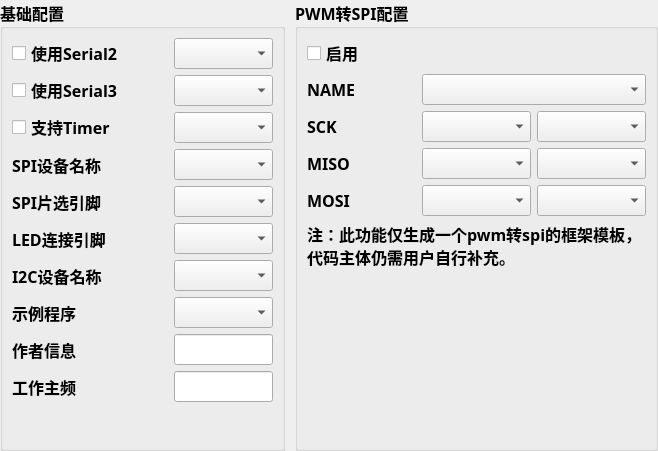
<?xml version="1.0" encoding="UTF-8"?>
<ui version="4.0">
 <class>FuncWidget</class>
 <widget class="QWidget" name="FuncWidget">
  <property name="geometry">
   <rect>
    <x>0</x>
    <y>0</y>
    <width>658</width>
    <height>451</height>
   </rect>
  </property>
  <property name="font">
   <font>
    <family>微软雅黑 Light</family>
    <pointsize>12</pointsize>
    <weight>75</weight>
    <bold>true</bold>
   </font>
  </property>
  <property name="windowTitle">
   <string>Form</string>
  </property>
  <layout class="QGridLayout" name="gridLayout">
   <property name="leftMargin">
    <number>0</number>
   </property>
   <property name="topMargin">
    <number>0</number>
   </property>
   <property name="rightMargin">
    <number>0</number>
   </property>
   <property name="bottomMargin">
    <number>0</number>
   </property>
   <property name="horizontalSpacing">
    <number>10</number>
   </property>
   <property name="verticalSpacing">
    <number>0</number>
   </property>
   <item row="0" column="0" rowspan="2">
    <widget class="QGroupBox" name="groupBox">
     <property name="title">
      <string>基础配置</string>
     </property>
     <layout class="QGridLayout" name="gridLayout_4">
      <item row="2" column="2" colspan="2">
       <widget class="QComboBox" name="comboBox_timer"/>
      </item>
      <item row="7" column="2" colspan="2">
       <widget class="QComboBox" name="comboBox_code"/>
      </item>
      <item row="9" column="0">
       <widget class="QLabel" name="label_freq">
        <property name="minimumSize">
         <size>
          <width>150</width>
          <height>0</height>
         </size>
        </property>
        <property name="text">
         <string>工作主频</string>
        </property>
       </widget>
      </item>
      <item row="0" column="0" colspan="2">
       <widget class="QCheckBox" name="checkBox_serial2">
        <property name="minimumSize">
         <size>
          <width>150</width>
          <height>0</height>
         </size>
        </property>
        <property name="text">
         <string>使用Serial2</string>
        </property>
       </widget>
      </item>
      <item row="0" column="2" colspan="2">
       <widget class="QComboBox" name="comboBox_serial2"/>
      </item>
      <item row="5" column="0" colspan="2">
       <widget class="QLabel" name="label_led">
        <property name="minimumSize">
         <size>
          <width>150</width>
          <height>0</height>
         </size>
        </property>
        <property name="text">
         <string>LED连接引脚</string>
        </property>
       </widget>
      </item>
      <item row="3" column="2" colspan="2">
       <widget class="QComboBox" name="comboBox_spi"/>
      </item>
      <item row="6" column="0" colspan="2">
       <widget class="QLabel" name="label_i2c">
        <property name="minimumSize">
         <size>
          <width>150</width>
          <height>0</height>
         </size>
        </property>
        <property name="text">
         <string>I2C设备名称</string>
        </property>
       </widget>
      </item>
      <item row="4" column="2" colspan="2">
       <widget class="QComboBox" name="comboBox_spi_ss"/>
      </item>
      <item row="1" column="2" colspan="2">
       <widget class="QComboBox" name="comboBox_serial3"/>
      </item>
      <item row="3" column="0" colspan="2">
       <widget class="QLabel" name="label_spi">
        <property name="minimumSize">
         <size>
          <width>150</width>
          <height>0</height>
         </size>
        </property>
        <property name="text">
         <string>SPI设备名称</string>
        </property>
       </widget>
      </item>
      <item row="7" column="0" colspan="2">
       <widget class="QLabel" name="label_code">
        <property name="minimumSize">
         <size>
          <width>150</width>
          <height>0</height>
         </size>
        </property>
        <property name="text">
         <string>示例程序</string>
        </property>
       </widget>
      </item>
      <item row="8" column="2" colspan="2">
       <widget class="QLineEdit" name="lineEdit_author"/>
      </item>
      <item row="8" column="0">
       <widget class="QLabel" name="label_author">
        <property name="minimumSize">
         <size>
          <width>150</width>
          <height>0</height>
         </size>
        </property>
        <property name="text">
         <string>作者信息</string>
        </property>
       </widget>
      </item>
      <item row="1" column="0" colspan="2">
       <widget class="QCheckBox" name="checkBox_serial3">
        <property name="minimumSize">
         <size>
          <width>150</width>
          <height>0</height>
         </size>
        </property>
        <property name="text">
         <string>使用Serial3</string>
        </property>
       </widget>
      </item>
      <item row="6" column="2" colspan="2">
       <widget class="QComboBox" name="comboBox_i2c"/>
      </item>
      <item row="4" column="0" colspan="2">
       <widget class="QLabel" name="label_spi_ss">
        <property name="minimumSize">
         <size>
          <width>150</width>
          <height>0</height>
         </size>
        </property>
        <property name="text">
         <string>SPI片选引脚</string>
        </property>
       </widget>
      </item>
      <item row="5" column="2" colspan="2">
       <widget class="QComboBox" name="comboBox_led"/>
      </item>
      <item row="9" column="2" colspan="2">
       <widget class="QLineEdit" name="lineEdit_freq"/>
      </item>
      <item row="2" column="0">
       <widget class="QCheckBox" name="checkBox_timer">
        <property name="minimumSize">
         <size>
          <width>150</width>
          <height>0</height>
         </size>
        </property>
        <property name="text">
         <string>支持Timer</string>
        </property>
       </widget>
      </item>
      <item row="10" column="0">
       <spacer name="verticalSpacer_3">
        <property name="orientation">
         <enum>Qt::Vertical</enum>
        </property>
        <property name="sizeHint" stdset="0">
         <size>
          <width>20</width>
          <height>40</height>
         </size>
        </property>
       </spacer>
      </item>
     </layout>
    </widget>
   </item>
   <item row="1" column="1">
    <widget class="QGroupBox" name="groupBox_spi">
     <property name="title">
      <string>PWM转SPI配置</string>
     </property>
     <layout class="QGridLayout" name="gridLayout_2">
      <item row="2" column="2">
       <widget class="QComboBox" name="comboBox_sckpin"/>
      </item>
      <item row="2" column="1">
       <widget class="QComboBox" name="comboBox_sckport"/>
      </item>
      <item row="6" column="0" colspan="3">
       <spacer name="verticalSpacer_2">
        <property name="orientation">
         <enum>Qt::Vertical</enum>
        </property>
        <property name="sizeHint" stdset="0">
         <size>
          <width>20</width>
          <height>40</height>
         </size>
        </property>
       </spacer>
      </item>
      <item row="3" column="2">
       <widget class="QComboBox" name="comboBox_misopin"/>
      </item>
      <item row="1" column="0">
       <widget class="QLabel" name="label_4">
        <property name="minimumSize">
         <size>
          <width>60</width>
          <height>0</height>
         </size>
        </property>
        <property name="text">
         <string>NAME</string>
        </property>
       </widget>
      </item>
      <item row="3" column="0">
       <widget class="QLabel" name="label_2">
        <property name="minimumSize">
         <size>
          <width>60</width>
          <height>0</height>
         </size>
        </property>
        <property name="text">
         <string>MISO</string>
        </property>
       </widget>
      </item>
      <item row="0" column="0">
       <widget class="QCheckBox" name="checkBox_spi">
        <property name="text">
         <string>启用</string>
        </property>
       </widget>
      </item>
      <item row="3" column="1">
       <widget class="QComboBox" name="comboBox_misoport"/>
      </item>
      <item row="4" column="2">
       <widget class="QComboBox" name="comboBox_mosipin"/>
      </item>
      <item row="4" column="1">
       <widget class="QComboBox" name="comboBox_mosiport"/>
      </item>
      <item row="4" column="0">
       <widget class="QLabel" name="label_3">
        <property name="text">
         <string>MOSI</string>
        </property>
       </widget>
      </item>
      <item row="2" column="0">
       <widget class="QLabel" name="label">
        <property name="minimumSize">
         <size>
          <width>60</width>
          <height>0</height>
         </size>
        </property>
        <property name="text">
         <string>SCK</string>
        </property>
       </widget>
      </item>
      <item row="1" column="1" colspan="2">
       <widget class="QComboBox" name="comboBox_spiname"/>
      </item>
      <item row="5" column="0" colspan="3">
       <widget class="QLabel" name="label_5">
        <property name="text">
         <string>注：此功能仅生成一个pwm转spi的框架模板，代码主体仍需用户自行补充。</string>
        </property>
        <property name="textFormat">
         <enum>Qt::AutoText</enum>
        </property>
        <property name="scaledContents">
         <bool>false</bool>
        </property>
        <property name="wordWrap">
         <bool>true</bool>
        </property>
       </widget>
      </item>
     </layout>
    </widget>
   </item>
  </layout>
 </widget>
 <resources/>
 <connections/>
</ui>
